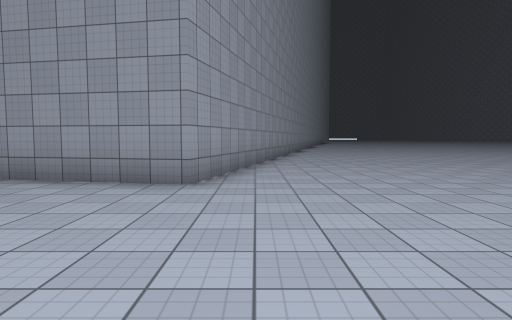
[1] (above)

22 first-person views from a walk through a scene from a Unity 3-D project. The camera is 1.4 m above the floor, tilts 4° down and sees 75° across. The floor is counted in squares, 2 m on a side. Each view is taken from the middle of a square. On the plan, view 1 faces up. The plan holds only what a view shows up to about 10 squares ahead; the rest is blank. The place goes on beyond the plan. The player is left out. Surface patterns are stand-ins for the level's own textures.

[2]
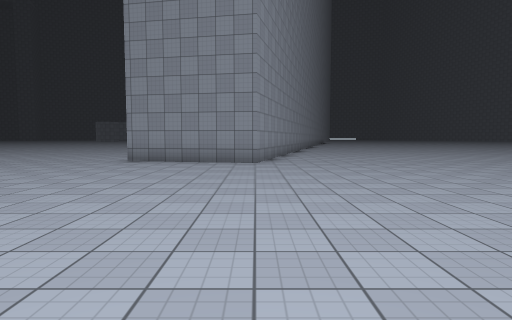

[3]
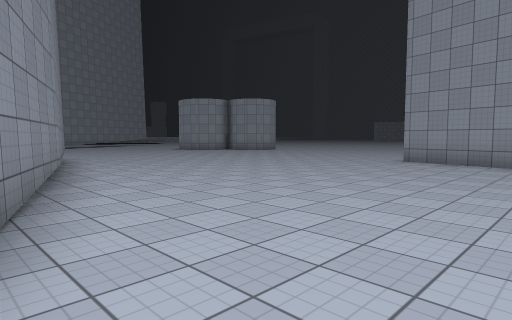

[4]
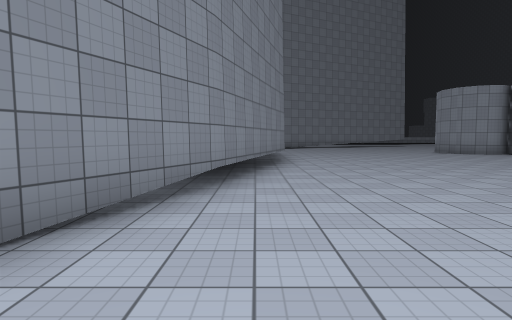

[5]
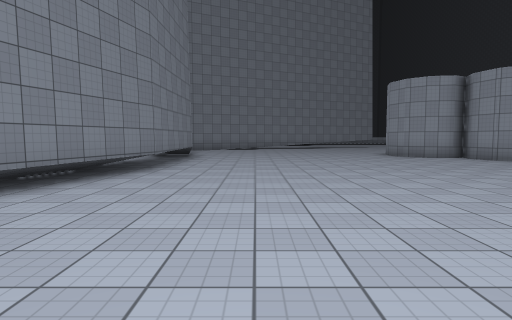

[6]
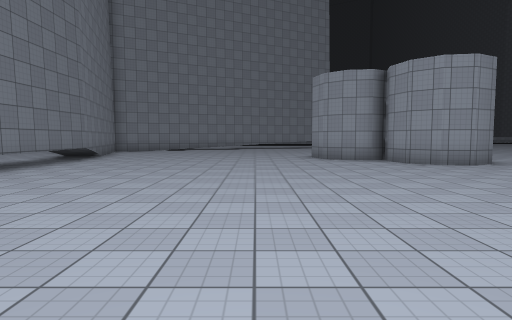

[7]
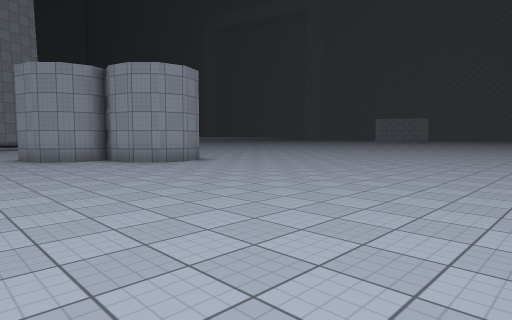

[8]
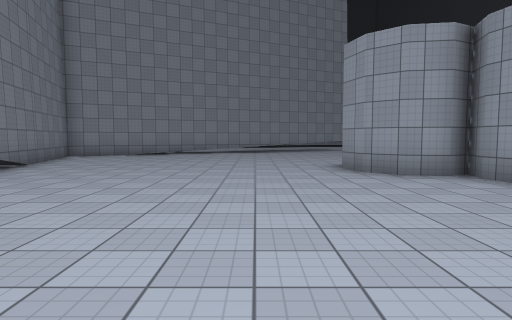

[9]
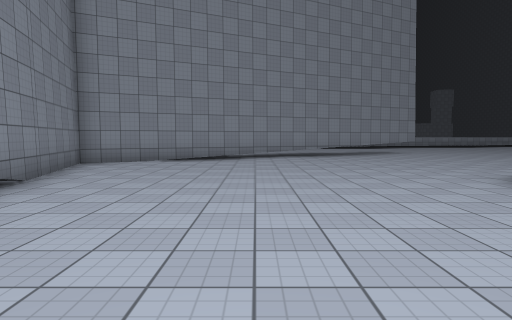

[10]
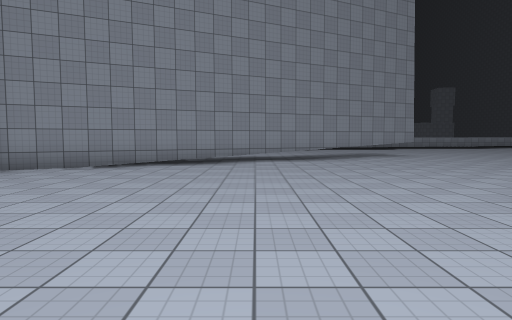

[11]
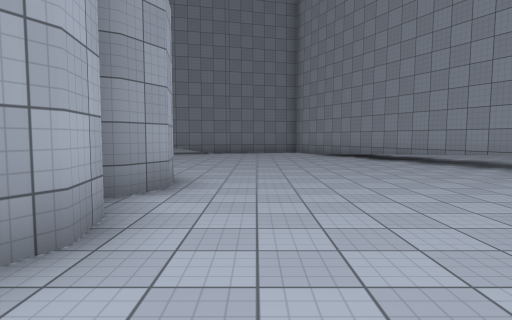

[12]
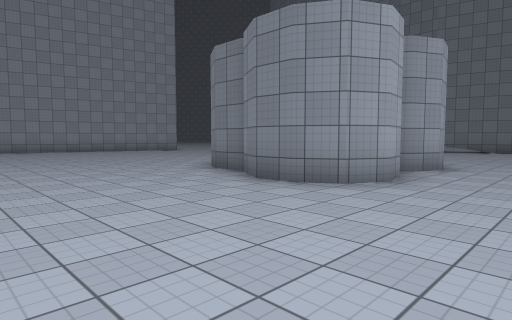

[13]
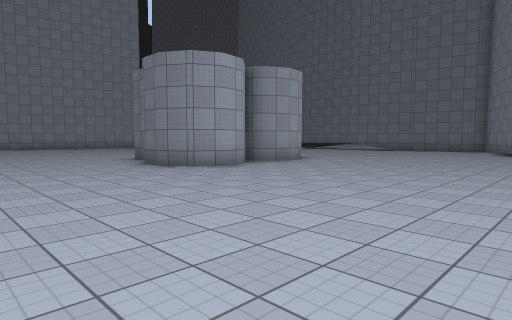

[14]
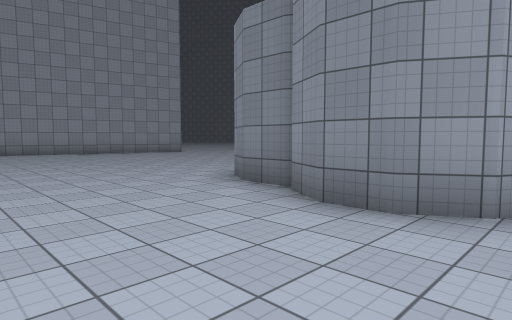

[15]
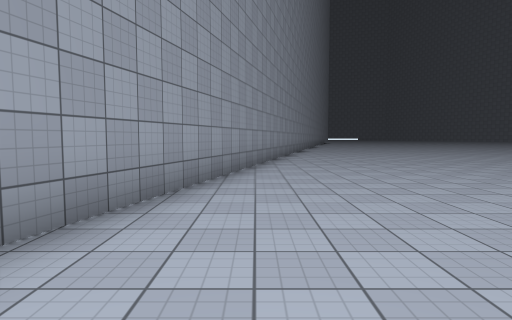

[16]
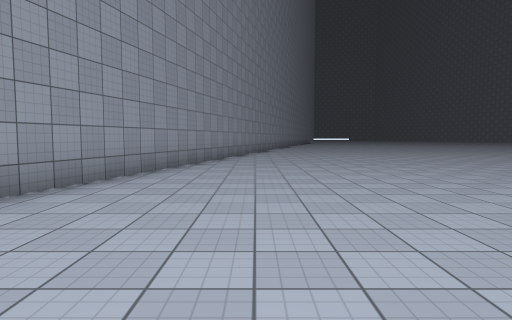

[17]
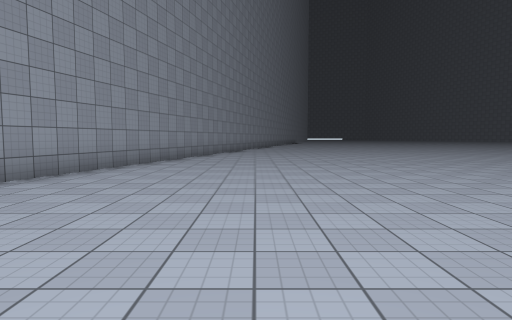

[18]
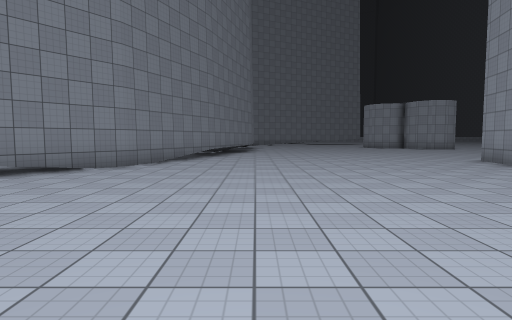

[19]
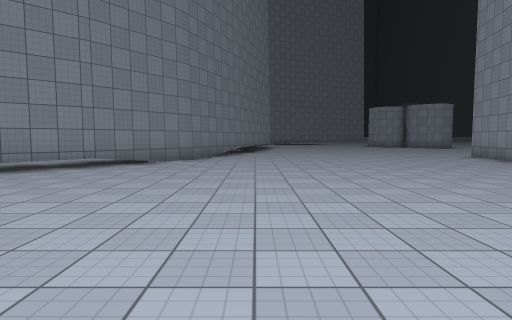

[20]
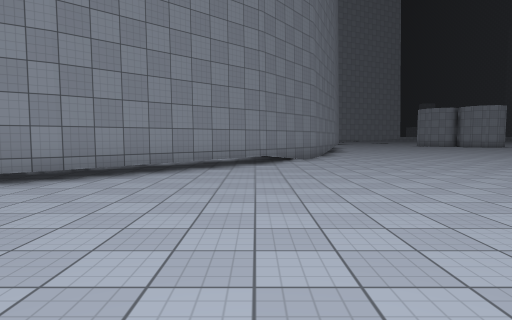

[21]
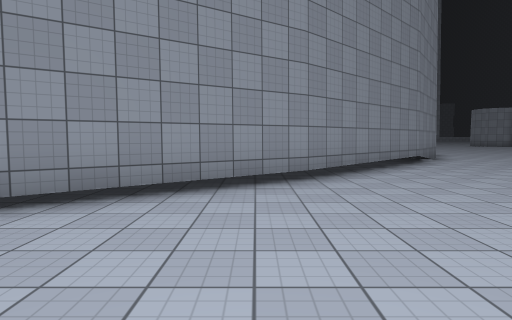

[22]
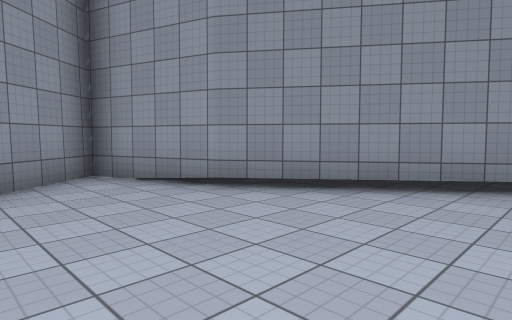

### Floor plan
Points are (right, up) in squares from view 1. A wall is a line through its corners. A room is listed if a view was taken in it or the views show most of it. See-through windows are left out.
Room 1 (views 1, 2, 3, 4, 5, 6, 7, 8, 9, 10, 11, 12, 13, 14, 15, 16, 17, 18, 19, 20, 21, 22)
walls: (-6.8, -2.5) (-2.9, -4.1); (-11.4, -1.2) (-6.7, -2.5); (-14.9, 7.4) (-15, 6.7) (-15.6, 6.1) (-16.4, 5.9); (-3, -4) (-0.6, -5.8); (-15, 10.4) (-14.1, 10.4) (-13.4, 10) (-13.1, 9.3) (-13.2, 8.6) (-13.8, 7.9) (-14.5, 7.8) (-15.1, 7.9); (-15.1, -1.1) (-11.3, -1.2); (-17.7, 6.6) (-17.8, 7.4) (-17.5, 8.1) (-16.9, 8.4); (-0.7, -5.7) (2.6, -9.2) (5.1, -12.8); (-17.7, 9.1) (-17.8, 9.9) (-17.5, 10.6) (-16.8, 11) (-15.9, 11) (-15.2, 10.5); (1.8, 15.1) (-1, 4.8) (-4.7, 5.6); (-24.3, 5.1) (-20.8, -2.6) (-15.9, -1.3); (5, -12.6) (5.9, -15.3) (7.3, -14.1)

Positions as (right, up) in squares from view 1, and headings:
1: (0, 0), facing up
2: (-1, -4), facing up
3: (-1, -4), facing up-left
4: (-2, -2), facing left
5: (-4, 1), facing left
6: (-5, 4), facing left
7: (-5, 4), facing up-left
8: (-9, 4), facing left
9: (-12, 2), facing left
10: (-14, 3), facing left
11: (-19, 12), facing down
12: (-20, 15), facing down-right
13: (-24, 15), facing down-right
14: (-18, 14), facing down-right
15: (1, 4), facing up
16: (3, 5), facing up
17: (3, 0), facing up
18: (5, -1), facing left
19: (7, -2), facing left
20: (8, -6), facing left
21: (8, -10), facing left
22: (8, -9), facing down-left
